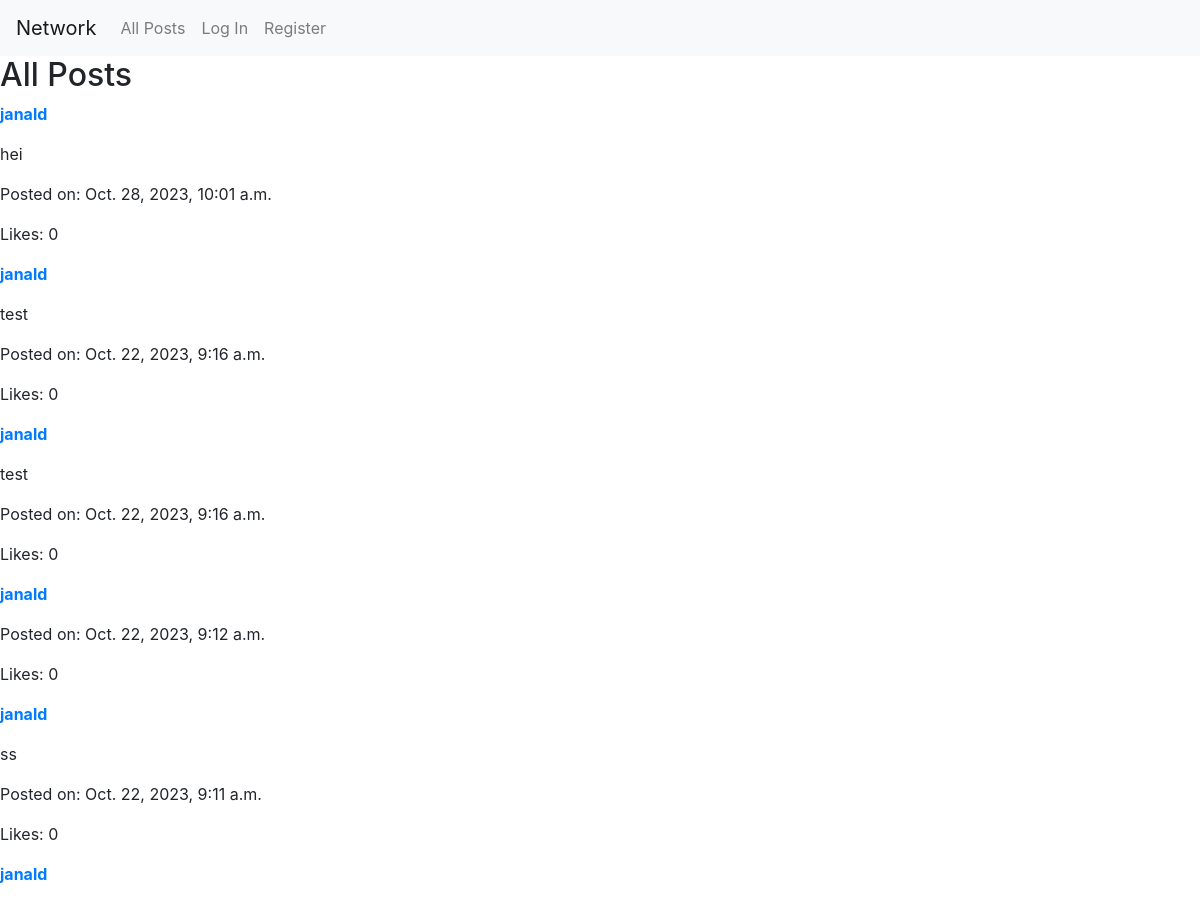
The app's page / (upper part), older data.
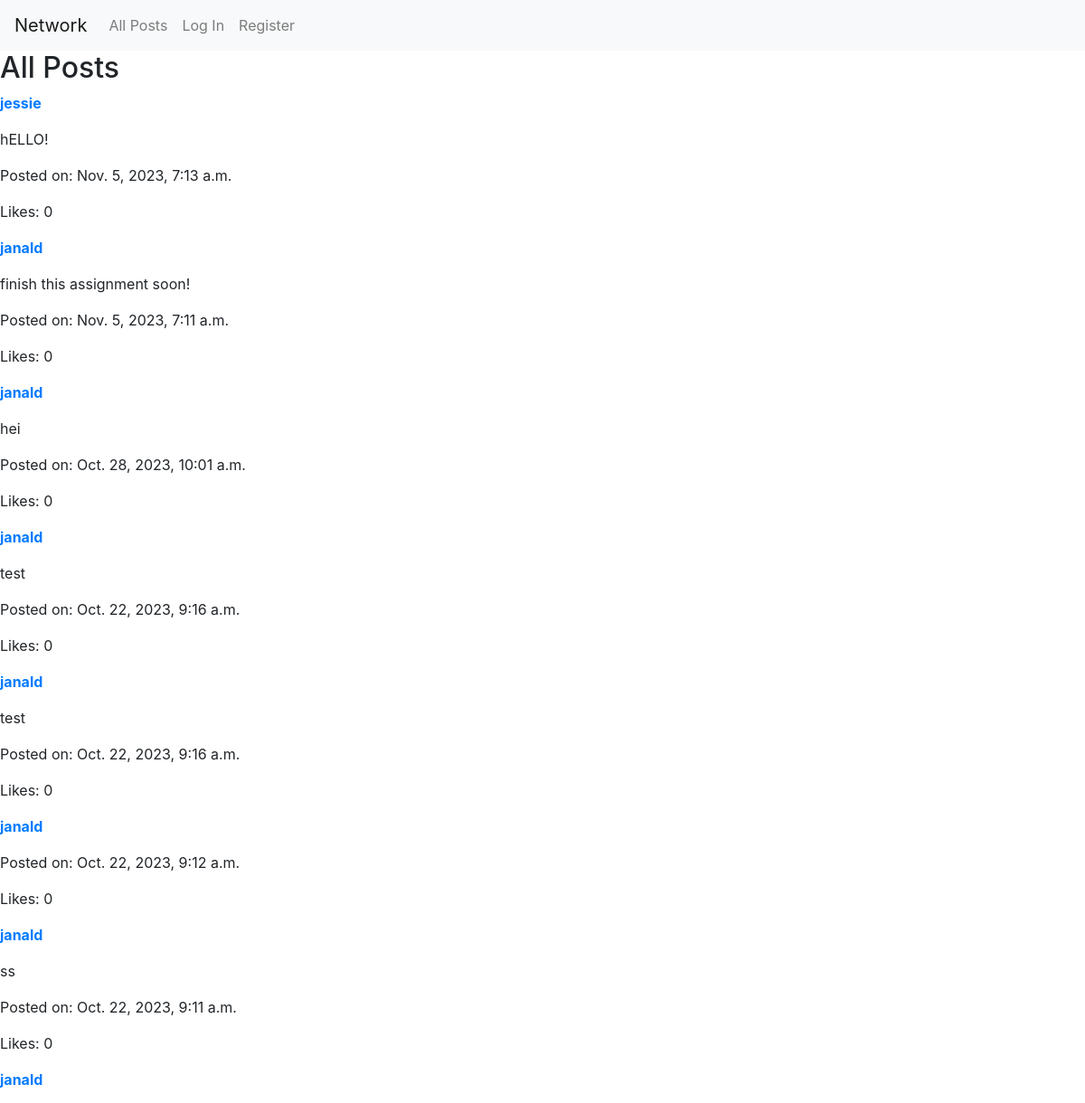
The same page, newer data.
### network/models.py (models this page shows, shortened)
class Post(models.Model):
    user = models.ForeignKey(User, on_delete=models.CASCADE)  # The user who created the post
    content = models.TextField()  # The content of the post
    timestamp = models.DateTimeField(auto_now_add=True)  # Timestamp of when the post was created
    likes = models.ManyToManyField(User, related_name='liked_posts')  # Users who liked the post

class User(AbstractUser):
    following = models.ManyToManyField('self', symmetrical=False, related_name='followers_of')
    followers = models.ManyToManyField('self', symmetrical=False, related_name='following_to')

### network/views.py (the view)
# urls.py: path("", views.index, name="index"),
def index(request):
    posts = Post.objects.all().order_by('-timestamp')
    return render(request, "network/index.html", {"posts": posts, "user": request.user})

### network/templates/network/index.html (shortened to what this page needs)
{% extends "network/layout.html" %}
{% block body %}
    <h2>All Posts</h2>
    <div class="post-list">
        {% for post in posts %}
            <div class="post">
                <p><a href="{% url 'profile' post.user.username %}"><strong>{{ post.user.username }}</strong></a></p>
                <p>{{ post.content }}</p>
                <p>Posted on: {{ post.timestamp }}</p>
                <p>Likes: {{ post.likes.count }}</p>
            </div>
        {% empty %}
            <p>No posts yet.</p>
        {% endfor %}
    </div>
{% endblock %}

Row changes from the older to the newer data that the page shows:
added Post: user.username "jessie", content "hELLO!", timestamp "Nov. 5, 2023, 7:13 a.m.", likes.count "0"
added Post: user.username "janald", content "finish this assignment soon!", timestamp "Nov. 5, 2023, 7:11 a.m.", likes.count "0"
